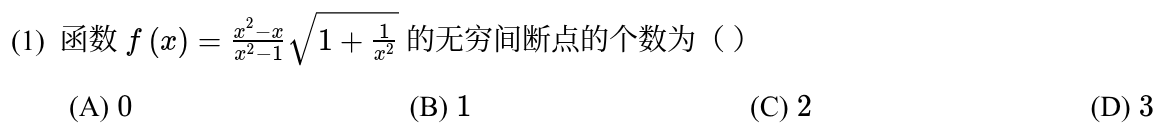
#> input picture chapters/bank/2010/q01.png, 1165 x 134 px; its folder holds only this picture in this run
$ python image_geometry.py
#> lines starting #> are read from the running program, lines starting #| are printed output that depends on the picture
"""One image-to-text scale for every question, independent of stem length."""
import hashlib
import json
from pathlib import Path

from PIL import Image

ROOT = Path(__file__).resolve().parents[1]
SOURCE_FONT_PX = 14.5  # exams/assets/exam.css, screen media
CAPTURE_SCALE = 2
CANVAS_WIDTH_PX = 1400  # Covers the 1392/1393px source question boxes.
DISPLAY_WIDTH_EM = CANVAS_WIDTH_PX / (SOURCE_FONT_PX * CAPTURE_SCALE)
DISPLAY_WIDTH_PX = round(DISPLAY_WIDTH_EM * 16)
MANIFEST = ROOT / 'data/image-geometry.json'


def fixed_canvas(image):
    """Pad only; never resample glyphs or independently fit a question to width."""
    image = image.convert('RGB')
    if image.width > CANVAS_WIDTH_PX:
        raise ValueError(f'Question exceeds shared canvas: {image.width}px; review capture layout')
    canvas = Image.new('RGB', (CANVAS_WIDTH_PX, image.height), 'white')
    canvas.paste(image, (0, 0))
    # Exact pixel equality is stronger than a visual guess about preservation.
    assert canvas.crop((0, 0, image.width, image.height)).tobytes() == image.tobytes()
    return canvas


def image_tag(src, alt):
    # Numeric width survives GitHub sanitization. CSS-aware readers can scroll.
    # All images also have the same intrinsic width, so a narrower GitHub reader
    # applies the same scale to every question even when inline CSS is stripped.
    return (f'<div style="max-width:100%; overflow-x:auto;">\n'
            f'<img src="{src}" alt="{alt}" width="{DISPLAY_WIDTH_PX}" '
            f'style="display:block; width:{DISPLAY_WIDTH_EM:.6f}em; '
            'max-width:none; height:auto; margin:12px 0;">\n</div>')


def write_manifest():
    images = {}
    for path in sorted((ROOT / 'bank').glob('*/q*.png')):
        with Image.open(path) as image:
            if image.width != CANVAS_WIDTH_PX:
                raise ValueError(f'Nonstandard canvas: {path}')
            images[str(path.relative_to(ROOT))] = {
                'height': image.height,
                'sha256': hashlib.sha256(path.read_bytes()).hexdigest(),
            }
    MANIFEST.write_text(json.dumps({
        'sourceFontPx': SOURCE_FONT_PX,
        'captureScale': CAPTURE_SCALE,
        'canvasWidthPx': CANVAS_WIDTH_PX,
        'displayWidthPx': DISPLAY_WIDTH_PX,
        'displayWidthEm': DISPLAY_WIDTH_EM,
        'images': images,
    }, ensure_ascii=False, indent=2) + '\n')


if __name__ == '__main__':
    count = 0
    for path in sorted((ROOT / 'bank').glob('*/q*.png')):
        with Image.open(path) as image:
#> image is the input picture: PIL image 1165x134 RGB; min 0, max 255, mean 247.2
            if image.width == CANVAS_WIDTH_PX:
                continue
            padded = fixed_canvas(image)
#> in fixed_canvas, `canvas = Image.new('RGB', (CANVAS_WIDTH_PX, image.height), 'white')`: canvas: PIL image 1400x134 RGB; every value is 255
#> in fixed_canvas, `canvas.paste(image, (0, 0))`:
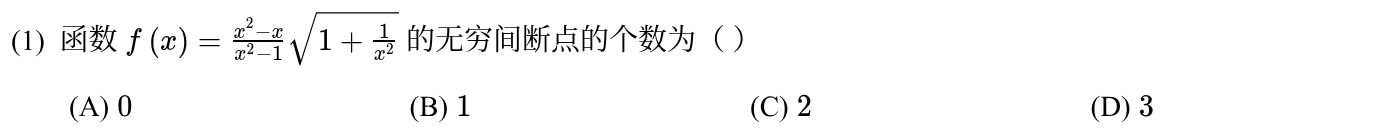
#> canvas: PIL image 1400x134 RGB; min 0, max 255, mean 248.5
        padded.save(path)
        count += 1
#> pass 2 of the loop `for path in sorted((ROOT / 'bank').glob('*/q*.png')):`:
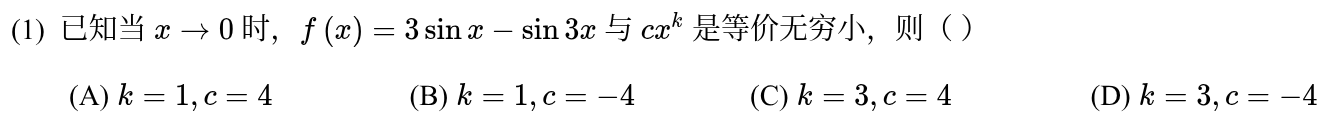
#> input picture chapters/bank/2011/q01.png, 1329 x 123 px
#> image is the input picture: PIL image 1329x123 RGB; min 0, max 255, mean 245
#> in fixed_canvas (call 2), `canvas.paste(image, (0, 0))`:
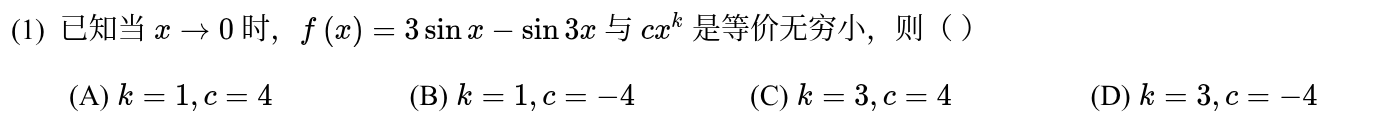
#> canvas: PIL image 1400x123 RGB; min 0, max 255, mean 245.5
#> pass 2 of the loop in write_manifest, `for path in sorted((ROOT / 'bank').glob('*/q*.png')):`:
    write_manifest()
    print(f'{count} question images padded without resampling; shared width {CANVAS_WIDTH_PX}px')
